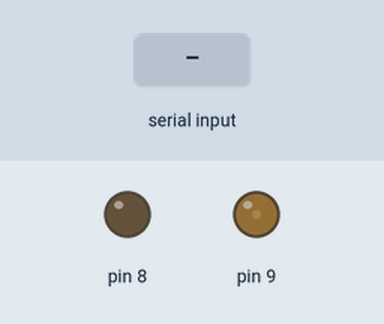
Bench run of a sketch on a simulated Arduino Uno, built with avr-gcc and run on an emulated ATmega328P. Shown: output pins drawn as LEDs (lit = HIGH). The test bench sets the inputs (shaded band).

Above: at 1.2 s.
1.3 s: "90 45\n" received over Serial
At 2.5 s:
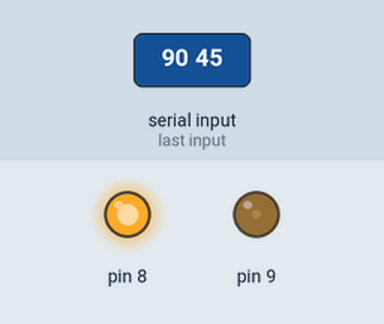
2.8 s: "4\n" received over Serial
At 3.6 s:
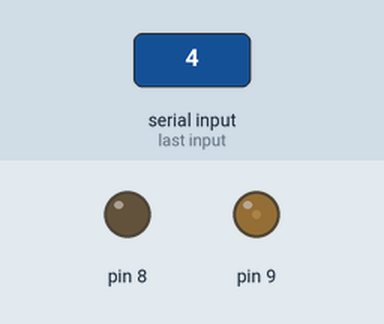
4.3 s: "6\n" received over Serial
At 4.7 s:
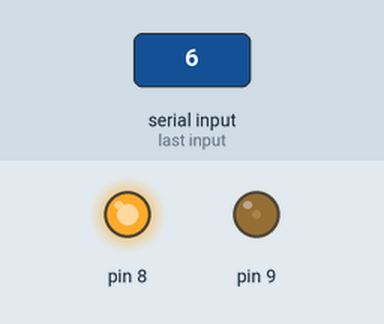
Timing chart, 0 to 7.3 s (numbered marks = the images above; inputs shaded):
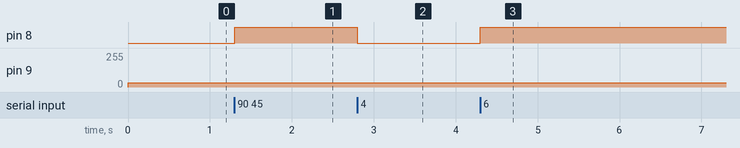

Measured:
- after the input at 1.3 s, pin 8: LOW → HIGH at once
- after the input at 2.8 s, pin 8: HIGH → LOW at once
- after the input at 4.3 s, pin 8: LOW → HIGH at once

The sketch:

motor1.ino
```cpp
#include <TimerOne.h>
unsigned long x = 0;
unsigned long f = 0;
int y;
int z = 12800;
#define MAX_LENGTH 64   // ความยาวสูงสุดของสตริงที่รับเข้ามา
char inputString[MAX_LENGTH];    // สตริงที่รับมาจาก Serial Monitor
void setup() {
  // Set the PWM output pin
  pinMode(9, OUTPUT);
  pinMode(8, OUTPUT);
  Serial.begin(115200);
  //Timer1.pwm(9, 128);
  Timer1.initialize(12800);
  Serial.setTimeout(1);
}

void loop() {
  //while (!Serial.available());
  if (Serial.available()) {
    // รับสตริงจาก Serial Monitor
    String input = Serial.readStringUntil('\n');
    input.toCharArray(inputString, MAX_LENGTH);

    // แยกคำ
    char *token;
    char *lastToken = NULL;
    token = strtok(inputString, " ");
    while (token != NULL) {
      lastToken = token;
      token = strtok(NULL, " ");
    }
    x=atoi(lastToken);
  }
 // x = Serial.readString().toInt();
  y = x % 10;
  //Timer1.initialize(13604 * pow(x / 10, -0.9855));
  f = 996710 / ((x / 10));
  Timer1.setPeriod(f);
  if (y == 4) {
    digitalWrite(8, 0);
  }
  else if (y == 6) {
    digitalWrite(8, 1);
  }
  else if (y == 5) {
    digitalWrite(8, 1);
    Timer1.initialize(0);
  }
  Timer1.pwm(9, 128); // 50% duty cycle
}
```
